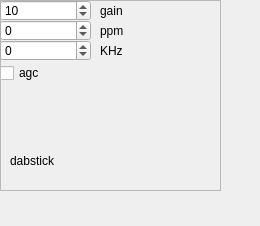
<?xml version="1.0" encoding="UTF-8"?>
<ui version="4.0">
 <class>dabstickWidget_osmo</class>
 <widget class="QWidget" name="dabstickWidget_osmo">
  <property name="geometry">
   <rect>
    <x>0</x>
    <y>0</y>
    <width>260</width>
    <height>226</height>
   </rect>
  </property>
  <property name="windowTitle">
   <string>Form</string>
  </property>
  <widget class="QFrame" name="contents">
   <property name="geometry">
    <rect>
     <x>0</x>
     <y>0</y>
     <width>221</width>
     <height>191</height>
    </rect>
   </property>
   <property name="frameShape">
    <enum>QFrame::StyledPanel</enum>
   </property>
   <property name="frameShadow">
    <enum>QFrame::Raised</enum>
   </property>
   <widget class="QLabel" name="label">
    <property name="geometry">
     <rect>
      <x>10</x>
      <y>150</y>
      <width>101</width>
      <height>21</height>
     </rect>
    </property>
    <property name="text">
     <string>dabstick</string>
    </property>
   </widget>
   <widget class="QSpinBox" name="externalGain">
    <property name="geometry">
     <rect>
      <x>0</x>
      <y>0</y>
      <width>91</width>
      <height>21</height>
     </rect>
    </property>
    <property name="maximum">
     <number>103</number>
    </property>
    <property name="value">
     <number>10</number>
    </property>
   </widget>
   <widget class="QSpinBox" name="f_correction">
    <property name="geometry">
     <rect>
      <x>0</x>
      <y>20</y>
      <width>91</width>
      <height>21</height>
     </rect>
    </property>
    <property name="minimum">
     <number>-100</number>
    </property>
    <property name="maximum">
     <number>100</number>
    </property>
   </widget>
   <widget class="QSpinBox" name="KhzOffset">
    <property name="geometry">
     <rect>
      <x>0</x>
      <y>40</y>
      <width>91</width>
      <height>21</height>
     </rect>
    </property>
    <property name="minimum">
     <number>-100</number>
    </property>
    <property name="maximum">
     <number>100</number>
    </property>
   </widget>
   <widget class="QLabel" name="label_3">
    <property name="geometry">
     <rect>
      <x>100</x>
      <y>40</y>
      <width>41</width>
      <height>21</height>
     </rect>
    </property>
    <property name="text">
     <string>KHz</string>
    </property>
   </widget>
   <widget class="QLabel" name="label_4">
    <property name="geometry">
     <rect>
      <x>100</x>
      <y>20</y>
      <width>51</width>
      <height>21</height>
     </rect>
    </property>
    <property name="text">
     <string>ppm</string>
    </property>
   </widget>
   <widget class="QLabel" name="label_5">
    <property name="geometry">
     <rect>
      <x>100</x>
      <y>0</y>
      <width>41</width>
      <height>21</height>
     </rect>
    </property>
    <property name="text">
     <string>gain</string>
    </property>
   </widget>
   <widget class="QCheckBox" name="checkAgc">
    <property name="geometry">
     <rect>
      <x>0</x>
      <y>60</y>
      <width>51</width>
      <height>26</height>
     </rect>
    </property>
    <property name="text">
     <string>agc</string>
    </property>
    <property name="checked">
     <bool>false</bool>
    </property>
   </widget>
  </widget>
 </widget>
 <resources/>
 <connections/>
</ui>
